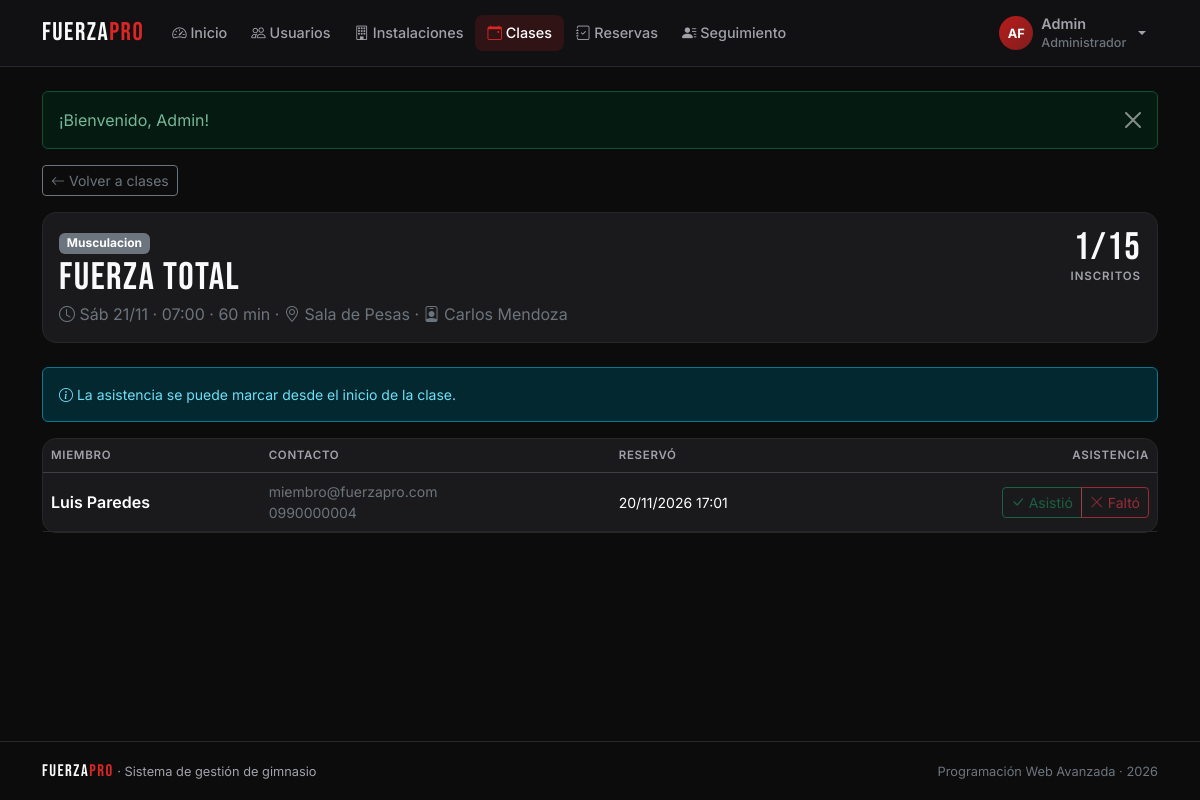
/index.php?r=clases/inscritos&id=1 (signed in), run on the app's committed database.
### tables this page shows
CREATE TABLE clases (
  id             INT AUTO_INCREMENT PRIMARY KEY,
  nombre         VARCHAR(50)  NOT NULL,
  tipo           VARCHAR(30)  NOT NULL,
  descripcion    VARCHAR(255) NULL,
  id_instructor  INT          NOT NULL,
  id_instalacion INT          NOT NULL,
  fecha_hora     DATETIME     NOT NULL,
  duracion_min   INT          NOT NULL DEFAULT 60,
  cupo           INT          NOT NULL DEFAULT 20,
  estado         ENUM('Programada','Cancelada') NOT NULL DEFAULT 'Programada',
  INDEX idx_clases_fecha (fecha_hora),
  CONSTRAINT fk_clases_instructor  FOREIGN KEY (id_instructor)  REFERENCES usuarios(id),
  CONSTRAINT fk_clases_instalacion FOREIGN KEY (id_instalacion) REFERENCES instalaciones(id)
);

CREATE TABLE instalaciones (
  id          INT AUTO_INCREMENT PRIMARY KEY,
  nombre      VARCHAR(50)  NOT NULL,
  tipo        VARCHAR(30)  NOT NULL,
  capacidad   INT          NOT NULL,
  descripcion VARCHAR(255) NULL
);

CREATE TABLE reservas (
  id            INT AUTO_INCREMENT PRIMARY KEY,
  id_miembro    INT      NOT NULL,
  id_clase      INT      NOT NULL,
  fecha_reserva DATETIME NOT NULL DEFAULT CURRENT_TIMESTAMP,
  estado        ENUM('Reservada','Asistio','Falto','Cancelada') NOT NULL DEFAULT 'Reservada',
  UNIQUE KEY uq_reserva (id_miembro, id_clase),
  CONSTRAINT fk_reservas_miembro FOREIGN KEY (id_miembro) REFERENCES usuarios(id) ON DELETE CASCADE,
  CONSTRAINT fk_reservas_clase   FOREIGN KEY (id_clase)   REFERENCES clases(id)   ON DELETE CASCADE
);

CREATE TABLE usuarios (
  id               INT AUTO_INCREMENT PRIMARY KEY,
  nombre           VARCHAR(50)  NOT NULL,
  apellido         VARCHAR(50)  NOT NULL DEFAULT '',
  correo           VARCHAR(100) NOT NULL UNIQUE,
  contrasena       VARCHAR(255) NOT NULL,
  id_rol           INT          NOT NULL,
  telefono         VARCHAR(15)  NULL,
  fecha_nacimiento DATE         NULL,
  genero           ENUM('Masculino','Femenino','Otro') NULL,
  especialidad     VARCHAR(50)  NULL,
  nivel            ENUM('Principiante','Intermedio','Avanzado') NULL,
  objetivo         VARCHAR(255) NULL,
  activo           TINYINT(1)   NOT NULL DEFAULT 1,
  creado_en        DATETIME     NOT NULL DEFAULT CURRENT_TIMESTAMP,
  CONSTRAINT fk_usuarios_roles FOREIGN KEY (id_rol) REFERENCES roles(id)
);

### controllers/ClasesController.php (called while the page is built, shortened)
<?php
class ClasesController extends Controller
{
    public function inscritos(): void
    {
        $c = $this->claseEditable((int) ($_GET['id'] ?? 0));
        $this->view('clases/inscritos', [
            'titulo'    => 'Inscritos: ' . $c['nombre'],
            'clase'     => Clase::detalle((int) $c['id']),
            'inscritos' => Reserva::deClase((int) $c['id']),
        ]);
    }
    private function claseEditable(int $id): array
    {
        $c = Clase::find($id);
        return $c;
    }
}

### core/Router.php (called while the page is built, shortened)
<?php
class Router
{
    public static function dispatch(string $ruta): void
    {
        if (!preg_match('#^([a-z]+)/([a-z]+)$#', $ruta, $m)) {
            self::noEncontrado();
        }
        [, $nombre, $accion] = $m;
        (new $clase())->$accion();
    }
}

### index.php (called while the page is built, shortened)
<?php
require __DIR__ . '/core/helpers.php';
require __DIR__ . '/core/Database.php';
require __DIR__ . '/core/Model.php';
require __DIR__ . '/core/Controller.php';
require __DIR__ . '/core/Router.php';
Router::dispatch(is_string($_GET['r'] ?? null) ? $_GET['r'] : '');

### core/helpers.php (called while the page is built, shortened)
<?php
function e($valor): string
{
    return htmlspecialchars((string) ($valor ?? ''), ENT_QUOTES, 'UTF-8');
}
function url(string $ruta = 'inicio/index', array $params = []): string
{
    $params = array_merge(['r' => $ruta], $params);
    return 'index.php?' . http_build_query($params);
}
function fecha(?string $valor, bool $conHora = false): string
{
    $t = strtotime($valor);
    return $conHora ? date('d/m/Y H:i', $t) : date('d/m/Y', $t);
}
function fecha_clase(string $valor): string
{
    $t = strtotime($valor);
    $dias = ['Lun', 'Mar', 'Mié', 'Jue', 'Vie', 'Sáb', 'Dom'];
    return $dias[(int) date('N', $t) - 1] . ' ' . date('d/m', $t) . ' · ' . date('H:i', $t);
}

### core/Database.php (called while the page is built, shortened)
<?php
class Database
{
    private static ?PDO $pdo = null;
    public static function get(): PDO
    {
        if (self::$pdo === null) {
            $dsn = 'mysql:host=' . DB_HOST . ';port=' . DB_PORT
                 . ';dbname=' . DB_NAME . ';charset=utf8mb4';
            try {
                self::$pdo = new PDO($dsn, DB_USER, DB_PASS, [
                    PDO::ATTR_ERRMODE            => PDO::ERRMODE_EXCEPTION,
                    PDO::ATTR_DEFAULT_FETCH_MODE => PDO::FETCH_ASSOC,
                    PDO::ATTR_EMULATE_PREPARES   => false,
                ]);
                self::$pdo->exec("SET time_zone = '" . date('P') . "'");
            } catch (PDOException $e) {
                http_response_code(500);
                $detalle = DEBUG ? '<br><small>' . htmlspecialchars($e->getMessage()) . '</small>' : '';
                exit('<h3 style="font-family:sans-serif">No se pudo conectar a la base de datos.'
                    . ' Revise config/config.php e importe gimnasio.sql.' . $detalle . '</h3>');
            }
        }
        return self::$pdo;
    }
}

### core/Model.php (called while the page is built, shortened)
<?php
abstract class Model
{
    protected static string $tabla;
    protected static function db(): PDO
    {
        return Database::get();
    }
    protected static function query(string $sql, array $params = []): PDOStatement
    {
        $st = self::db()->prepare($sql);
        $st->execute($params);
        return $st;
    }
    public static function find(int $id): ?array
    {
        $fila = self::query('SELECT * FROM ' . static::$tabla . ' WHERE id = ?', [$id])->fetch();
        return $fila ?: null;
    }
}

### models/Clase.php (called while the page is built, shortened)
<?php
class Clase extends Model
{
    public static function detalle(int $id): ?array
    {
        return self::query('SELECT ' . self::COLUMNAS . self::DESDE . ' WHERE c.id = ?', [$id])->fetch() ?: null;
    }
}

### models/Reserva.php (called while the page is built, shortened)
<?php
class Reserva extends Model
{
    public static function deClase(int $clase): array
    {
        $sql = "SELECT r.*, u.nombre, u.apellido, u.correo, u.telefono
                  FROM reservas r JOIN usuarios u ON u.id = r.id_miembro
                 WHERE r.id_clase = ? AND r.estado <> 'Cancelada'
                 ORDER BY u.nombre";
        return self::query($sql, [$clase])->fetchAll();
    }
}

### views/clases/inscritos.php (the view, shortened to what this page needs)
<?php
$yaPaso = strtotime($clase['fecha_hora']) <= time();
?>
<a href="<?= url('clases/index') ?>" class="btn btn-sm btn-outline-secondary mb-3"><i class="bi bi-arrow-left"></i> Volver a clases</a>
<div class="card fp-card mb-4">
  <div class="card-body d-flex flex-wrap justify-content-between gap-3">
    <div>
      <span class="badge text-bg-secondary"><?= e($clase['tipo']) ?></span>
      <h1 class="fp-title mt-1 mb-1"><?= e($clase['nombre']) ?></h1>
      <p class="text-secondary mb-0"><i class="bi bi-clock"></i> <?= fecha_clase($clase['fecha_hora']) ?> · <?= (int) $clase['duracion_min'] ?> min
        · <i class="bi bi-geo-alt"></i> <?= e($clase['instalacion']) ?> · <i class="bi bi-person-badge"></i> <?= e($clase['instructor']) ?></p>
    </div>
    <div class="text-end">
      <div class="fp-stat-value"><?= (int) $clase['ocupados'] ?>/<?= (int) $clase['cupo'] ?></div>
      <div class="fp-stat-label">Inscritos</div>
    </div>
  </div>
</div>
<?php if (!$yaPaso): ?>
  <div class="alert alert-info small"><i class="bi bi-info-circle"></i> La asistencia se puede marcar desde el inicio de la clase.</div>
<?php endif; ?>
<div class="card fp-card">
  <div class="table-responsive">
    <table class="table align-middle mb-0">
      <thead><tr><th>Miembro</th><th class="d-none d-md-table-cell">Contacto</th><th>Reservó</th><th class="text-end">Asistencia</th></tr></thead>
      <tbody>
      <?php foreach ($inscritos as $r): ?>
        <tr>
          <td><span class="fw-semibold"><?= e($r['nombre'] . ' ' . $r['apellido']) ?></span></td>
          <td class="d-none d-md-table-cell small text-secondary"><?= e($r['correo']) ?><br><?= e($r['telefono']) ?></td>
          <td class="small"><?= fecha($r['fecha_reserva'], true) ?></td>
          <td class="text-end">
            <div class="btn-group btn-group-sm" role="group" data-asistencia="<?= (int) $r['id'] ?>">
              <button class="btn btn-outline-success <?= $r['estado'] === 'Asistio' ? 'active' : '' ?>" data-estado="Asistio" <?= $yaPaso ? '' : 'disabled' ?>><i class="bi bi-check-lg"></i> Asistió</button>
              <button class="btn btn-outline-danger <?= $r['estado'] === 'Falto' ? 'active' : '' ?>" data-estado="Falto" <?= $yaPaso ? '' : 'disabled' ?>><i class="bi bi-x-lg"></i> Faltó</button>
            </div>
          </td>
        </tr>
      <?php endforeach; ?>
      </tbody>
    </table>
  </div>
</div>

### assets/css/styles.css (style rules this page uses)
:root { --fp-bg: #0c0c0d; --fp-sur: #131315; --fp-card: #1a1a1d; --fp-brd: #27272a; --fp-brd2: #3f3f46; --fp-acc: #b91c1c; --fp-acch: #dc2626; --fp-txt: #fafafa; --fp-txt2: #a1a1aa; --fp-ok: #22c55e; --fp-radio: 14px; }
[data-bs-theme="dark"] { --bs-body-bg: var(--fp-bg); --bs-body-color: var(--fp-txt); --bs-secondary-color: var(--fp-txt2); --bs-border-color: var(--fp-brd); --bs-tertiary-bg: var(--fp-sur); --bs-body-font-family: 'Inter', system-ui, sans-serif; --bs-danger: var(--fp-acch); --bs-danger-rgb: 220, 38, 38; --bs-link-color-rgb: 250, 250, 250; }
.table { --bs-table-bg: transparent; --bs-table-hover-bg: rgba(255,255,255,.03); margin-bottom: 0; }
.table > thead th { font-size: .72rem; text-transform: uppercase; letter-spacing: .06em; color: var(--fp-txt2); font-weight: 600; border-bottom-color: var(--fp-brd2); }
body { min-height: 100vh; display: flex; flex-direction: column; -webkit-font-smoothing: antialiased; }
.fp-logo, .fp-title, .fp-display, .fp-stat-value { font-family: 'Bebas Neue', sans-serif; letter-spacing: 1.5px; }
.fp-title { font-size: clamp(1.8rem, 4vw, 2.4rem); margin-bottom: .2rem; line-height: 1.05; }
.fp-card { background: var(--fp-card); border: 1px solid var(--fp-brd); border-radius: var(--fp-radio); color: var(--fp-txt); transition: border-color .2s, transform .2s; }
.fp-stat-value { font-size: 2.4rem; line-height: 1; color: var(--fp-txt); }
.fp-stat-label { font-size: .72rem; text-transform: uppercase; letter-spacing: .08em; color: var(--fp-txt2); font-weight: 600; }
.fp-main > * { animation: aparecer .35s ease both; }

### data on the page
clases: tipo "Musculacion", nombre "Fuerza Total", fecha_hora "Sáb 21/11 · 07:00", duracion_min "60", id_instalacion.nombre "Sala de Pesas", cupo "15"
reservas: id_miembro.apellido "Luis Paredes", id_miembro.correo "miembro@fuerzapro.com", id_miembro.telefono "0990000004", fecha_reserva "20/11/2026 17:01"

### other printed values
$texto "Inicio"
$texto "Usuarios"
$texto "Instalaciones"
$texto "Clases"
$texto "Reservas"
$texto "Seguimiento"
iniciales($usuario['nombre'], $usuario['apellido']) "AF"
$usuario['nombre'] "Admin"
$usuario['rol'] "Administrador"
$f['mensaje'] "¡Bienvenido, Admin!"
$clase['instructor'] "Carlos Mendoza"
$clase['ocupados'] "1"
